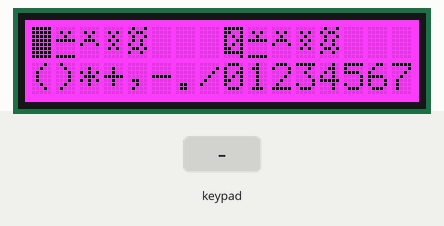
Bench run of a sketch on a simulated Arduino Uno, built with avr-gcc and run on an emulated ATmega328P. Parts: 16×2 character LCD. Inputs (shaded band) come from the test bench. What the sketch prints to the serial monitor is not drawn.

Above: at 1.6 s.
1.7 s: key 'U' pressed
At 2.8 s:
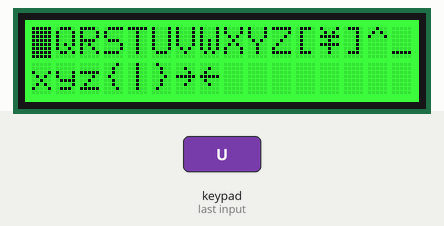
3.6 s: key 'U' pressed
At 5.0 s:
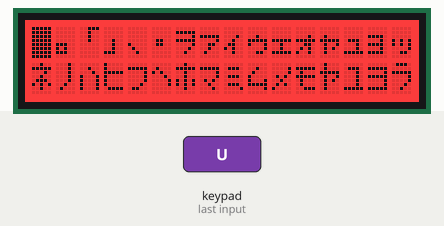
5.5 s: key 'U' pressed
At 5.74 s:
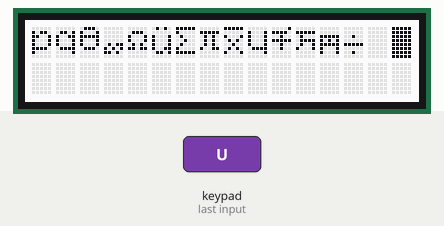
7.4 s: key 'L' pressed
At 8.7 s:
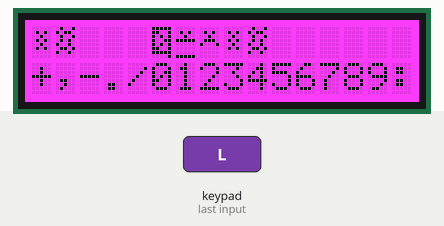
Timing chart, 0 to 10.0 s (numbered marks = the images above; inputs shaded):
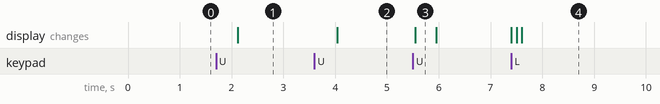

The sketch:

lcd_chars.ino
```cpp
// (licence header left out)
#include <Adafruit_RGBLCDShield.h>

#define OFF 0x0
#define RED 0x1
#define YELLOW 0x3
#define GREEN 0x2
#define TEAL 0x6
#define BLUE 0x4
#define VIOLET 0x5
#define WHITE 0x7

Adafruit_RGBLCDShield lcd = Adafruit_RGBLCDShield();

uint8_t numb = 0;

void func0() {
    lcd.clear();
    lcd.setBacklight(VIOLET);
    for (uint8_t i = 0; i < 80; ++i) {
        lcd.print((char)i);
        Serial.print((char)i);
        Serial.print(" ");
        Serial.print(i);
        Serial.print("\n");
    }
}

void func1() {
    lcd.clear();
    lcd.setBacklight(GREEN);
    for (uint8_t i = 80; i < 160; ++i) {
        lcd.print((char)i);
        Serial.print((char)i);
        Serial.print(" ");
        Serial.print(i);
        Serial.print("\n");
    }
}

void func2() {
    lcd.clear();
    lcd.setBacklight(RED);
    for (uint8_t i = 160; i < 240; ++i) {
        lcd.print((char)i);
        Serial.print((char)i);
        Serial.print(" ");
        Serial.print(i);
        Serial.print("\n");
    }
}

void func3() {
    lcd.clear();
    lcd.setBacklight(WHITE);
    for (uint8_t i = 240; i < 256; ++i) {
        lcd.print((char)i);
        Serial.print((char)i);
        Serial.print(" ");
        Serial.print(i);
        Serial.print("\n");
        if (i == 255) {
            break;
        }
    }
}

void update() {
    switch (numb) {
        case 0:
            func0();
            break;
        case 1:
            func1();
            break;
        case 2:
            func2();
            break;
        case 3:
            func3();
            break;
    }
}

void setup() {
    // debuging
    Serial.begin(9600);

    // lcd columns and rows
    lcd.begin(16, 2);

    byte customChar[] = {0b11111, 0b11001, 0b10101, 0b10011, 0b10101, 0b11001, 0b11111};
    byte customChar_2[] = {0b0, 0b1010, 0b100, 0b11111, 0b0, 0b0, 0b0};
    byte customChar_3[] = {0b0, 0b1010, 0b100, 0b1110, 0b10001, 0b0, 0b0};
    byte customChar_4[] = {0b0, 0b1010, 0b100, 0b1010, 0b100, 0b1010, 0b0};
    byte customChar_5[] = {0b1001, 0b10110, 0b1001, 0b1010, 0b10010, 0b1101, 0b10010};

    lcd.createChar(0, customChar);
    lcd.createChar(1, customChar_2);
    lcd.createChar(2, customChar_3);
    lcd.createChar(3, customChar_4);
    lcd.createChar(4, customChar_5);

    lcd.blink();
    lcd.cursor();

    func0();
}

void buttons() {
    uint8_t buttons = lcd.readButtons();

    if (buttons & BUTTON_RIGHT) {
        lcd.scrollDisplayRight();
        Serial.println("RIGHT");
        return;
    }

    if (buttons & BUTTON_LEFT) {
        lcd.scrollDisplayLeft();
        Serial.println("LEFT");
        return;
    }

    if ((buttons & BUTTON_DOWN) && (buttons & BUTTON_UP)) {
        lcd.home();
        Serial.println("HOME COMBO");
        return;
    }

    if ((buttons & BUTTON_UP) && !(buttons & BUTTON_DOWN)) {
        numb = ((numb + 1) % 4);
        update();
        Serial.println("UP");
        return;
    }

    if ((buttons & BUTTON_DOWN) && !(buttons & BUTTON_UP)) {
        numb = ((numb - 1) % 4);
        update();
        Serial.println("DOWN");
        return;
    }

    if (buttons & BUTTON_SELECT) {
        lcd.home();
        Serial.println("HOME SELECT");
        return;
    }
}

void loop() {
    if ((millis() % 100) == 0) {
        buttons();
    }
}
```

Measured:
- after the input at 1.7 s, the display: changes after 0.42 s (image 1)
- after the input at 3.6 s, the display: changes after 0.44 s (image 2)
- after the input at 5.5 s, the display: changes at once (image 3)
- after the input at 7.4 s, the display: first changes at once (image 4 shows a later state)
- what the display in image 3 shows lasts 0.5 s, from 5.5 s to 6.0 s
